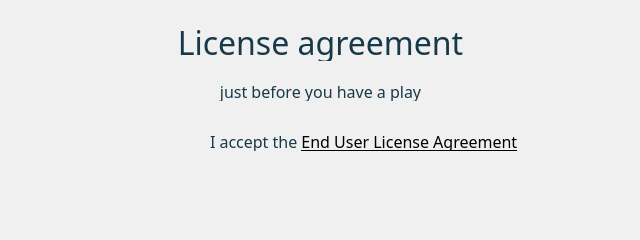
<?xml version="1.0" encoding="UTF-8"?>
<ui version="4.0">
 <class>LicenseAgreement</class>
 <widget class="QWidget" name="LicenseAgreement">
  <property name="geometry">
   <rect>
    <x>0</x>
    <y>0</y>
    <width>640</width>
    <height>240</height>
   </rect>
  </property>
  <property name="windowTitle">
   <string>Form</string>
  </property>
  <property name="styleSheet">
   <string notr="true">color: #17394A;
background: rgb(240, 240, 240);</string>
  </property>
  <widget class="QLabel" name="licensedescriptionLabel">
   <property name="geometry">
    <rect>
     <x>10</x>
     <y>80</y>
     <width>621</width>
     <height>21</height>
    </rect>
   </property>
   <property name="font">
    <font>
     <family>Source Sans Pro</family>
     <pointsize>12</pointsize>
    </font>
   </property>
   <property name="styleSheet">
    <string notr="true">color: #17394A;
background: rgb(240, 240, 240, 0);</string>
   </property>
   <property name="text">
    <string>&lt;html&gt;&lt;body&gt;just before you have a play&lt;/body&gt;&lt;/html&gt;</string>
   </property>
   <property name="alignment">
    <set>Qt::AlignCenter</set>
   </property>
  </widget>
  <widget class="QLabel" name="licenseLabel">
   <property name="geometry">
    <rect>
     <x>10</x>
     <y>20</y>
     <width>621</width>
     <height>41</height>
    </rect>
   </property>
   <property name="font">
    <font>
     <family>Source Sans Pro</family>
     <pointsize>24</pointsize>
    </font>
   </property>
   <property name="styleSheet">
    <string notr="true">color: #17394A;
background: rgb(240, 240, 240, 0);</string>
   </property>
   <property name="text">
    <string>&lt;html&gt;&lt;body&gt;License agreement&lt;/body&gt;&lt;/html&gt;</string>
   </property>
   <property name="alignment">
    <set>Qt::AlignCenter</set>
   </property>
  </widget>
  <widget class="QPushButton" name="licenseAcceptNextButton">
   <property name="geometry">
    <rect>
     <x>510</x>
     <y>190</y>
     <width>65</width>
     <height>41</height>
    </rect>
   </property>
   <property name="font">
    <font>
     <family>Source Sans Pro</family>
     <pointsize>24</pointsize>
    </font>
   </property>
   <property name="cursor">
    <cursorShape>OpenHandCursor</cursorShape>
   </property>
   <property name="focusPolicy">
    <enum>Qt::WheelFocus</enum>
   </property>
   <property name="styleSheet">
    <string notr="true">QPushButton {
color:#17394A;
background: qradialgradient(cx: 0.3, cy: -0.4,
fx: 0.3, fy: -0.4,
radius: 1.35, stop: 0 rgb(240,240,240), stop: 1 rgb(210,210,210));
border-radius: 11px;
}
QPushButton:focus {
border: 1px solid #17394A;
}

QPushButton:hover {
background: qradialgradient(cx: 0.4, cy: -0.1,
fx: 0.3, fy: -0.4,
radius: 1.35, stop: 0 rgb(240,240,240), stop: 1 rgb(88,188,155));
}

QPushButton:pressed {
background: qradialgradient(cx: 0.1, cy: -0.1,
fx: 0.4, fy: -0.1,
radius: 1.35, stop: 0 rgb(240,240,240), stop: 1 rgb(180,180,180));
}
</string>
   </property>
   <property name="text">
    <string/>
   </property>
   <property name="icon">
    <iconset resource="assets.qrc">
     <normaloff>:/assets/resources/forward.png</normaloff>:/assets/resources/forward.png</iconset>
   </property>
   <property name="iconSize">
    <size>
     <width>32</width>
     <height>32</height>
    </size>
   </property>
   <property name="autoDefault">
    <bool>true</bool>
   </property>
   <property name="default">
    <bool>true</bool>
   </property>
  </widget>
  <widget class="QCheckBox" name="gplacceptcheckBox">
   <property name="geometry">
    <rect>
     <x>180</x>
     <y>126</y>
     <width>20</width>
     <height>31</height>
    </rect>
   </property>
   <property name="font">
    <font>
     <family>Source Sans Pro</family>
     <pointsize>12</pointsize>
    </font>
   </property>
   <property name="focusPolicy">
    <enum>Qt::WheelFocus</enum>
   </property>
   <property name="styleSheet">
    <string notr="true">color: #17394A;
background: rgb(240, 240, 240, 0);</string>
   </property>
   <property name="text">
    <string/>
   </property>
  </widget>
  <widget class="QLabel" name="licensedescriptionLabel_2">
   <property name="geometry">
    <rect>
     <x>210</x>
     <y>130</y>
     <width>321</width>
     <height>21</height>
    </rect>
   </property>
   <property name="font">
    <font>
     <family>Source Sans Pro</family>
     <pointsize>12</pointsize>
    </font>
   </property>
   <property name="styleSheet">
    <string notr="true">color: #17394A;
background: rgb(240, 240, 240, 0);</string>
   </property>
   <property name="text">
    <string>&lt;html&gt;&lt;head/&gt;&lt;body&gt;&lt;p&gt;I accept the &lt;a href=&quot;https://osmc.tv/about/corporate/eula&quot;&gt;&lt;span style=&quot; text-decoration: underline; color:blackB;&quot;&gt;End User License Agreement&lt;/span&gt;&lt;/a&gt;&lt;/p&gt;&lt;/body&gt;&lt;/html&gt;</string>
   </property>
   <property name="alignment">
    <set>Qt::AlignLeading|Qt::AlignLeft|Qt::AlignTop</set>
   </property>
  </widget>
 </widget>
 <tabstops>
  <tabstop>gplacceptcheckBox</tabstop>
  <tabstop>licenseAcceptNextButton</tabstop>
 </tabstops>
 <resources>
  <include location="assets.qrc"/>
 </resources>
 <connections/>
</ui>
